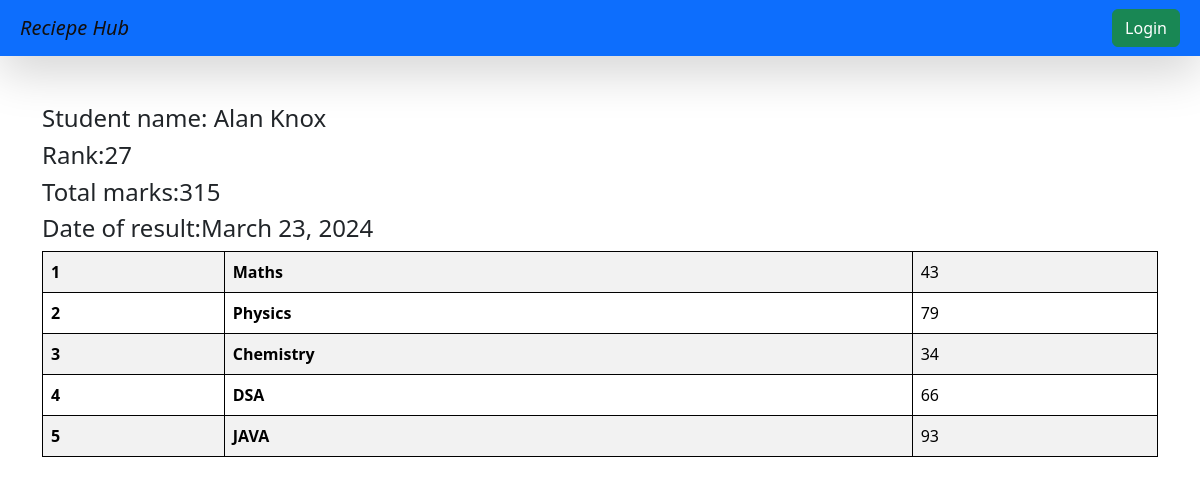
Page /see-marks/STU-0204/ on the committed database.
### vege/models.py (models this page shows, shortened)
class Student(models.Model):
    department = models.ForeignKey(Department,related_name="depart", on_delete=models.CASCADE)
    student_id = models.OneToOneField(StudentID, related_name="studentid", on_delete=models.SET_NULL, null=True)
    student_name= models.CharField(max_length= 100)
    student_email = models.EmailField(unique= True)
    student_age = models.IntegerField(default= 18)
    student_address = models.TextField()
    class Meta:
        ordering =['student_name']
        verbose_name ="student"

class Subject_marks(models.Model):
    student= models.ForeignKey(Student, related_name= "studentmarks", on_delete= models.CASCADE)
    subject= models.ForeignKey(Subject,on_delete= models.CASCADE)
    marks= models.IntegerField()
    class Meta:
        unique_together= ['student','subject']

class Reportcard(models.Model):
    student= models.ForeignKey(Student, related_name= "studentreport", on_delete= models.CASCADE)
    student_rank= models.IntegerField()
    date_of_report_card_generation= models.DateField(auto_now_add=True)
    class Meta:
        unique_together= ['student_rank','date_of_report_card_generation']

class Subject(models.Model):
    subject_name= models.CharField(max_length= 100)

### vege/views.py (the view)
# urls.py: path('see-marks/<student_id>/',see_marks, name='see_marks'),
def see_marks(request, student_id):
    queryset = Subject_marks.objects.filter(student__student_id__student_id=student_id)
    total_marks = queryset.aggregate(total_marks=Sum('marks'))
    student = get_object_or_404(Student, student_id__student_id=student_id)
    student_name = student.student_name
    return render(request, "report/see-marks.html", {'queryset':queryset,'total_marks':total_marks,'student_name':student_name,})

### vege/templates/report/see-marks.html
{% extends "base.html" %}
{% block start %}
<div class="container mt-5" >
    <h4>Student name: {{student_name}}</h4>
    <h4>Rank:{{queryset.first.student.studentreport.first.student_rank}}</h4>
    <h4>Total marks:{{total_marks.total_marks}}</h4>
    <h4>Date of result:{{queryset.first.student.studentreport.first.date_of_report_card_generation}}</h4>
    <table class="table table-striped">
        <tbody>
            {% for marks in queryset %}
          <tr>
            <th scope="row">{{forloop.counter}}</th>
            <td>
              <b> {{marks.subject.subject_name}}  </b>
              </td>
            <td>
                {{marks.marks}}</td>
          </tr>
             {% endfor %}
            </tbody>
    </table>
{% endblock %}

### home/templates/base.html (style rules this page uses)
table, th, td { border: 1px solid black; }

### rows in the picture
Student: student_name "Alan Knox"
Subject_marks: first.student.studentreport.first.student_rank "27", first.student.studentreport.first.date_of_report_card_generation "March 23, 2024", subject.subject_name "Maths", marks "43"
Subject_marks: subject.subject_name "Physics", marks "79"
Subject_marks: subject.subject_name "Chemistry", marks "34"
Subject_marks: subject.subject_name "DSA", marks "66"
Subject_marks: subject.subject_name "JAVA", marks "93"

### other values in the picture
{{ total_marks.total_marks }} "315"
